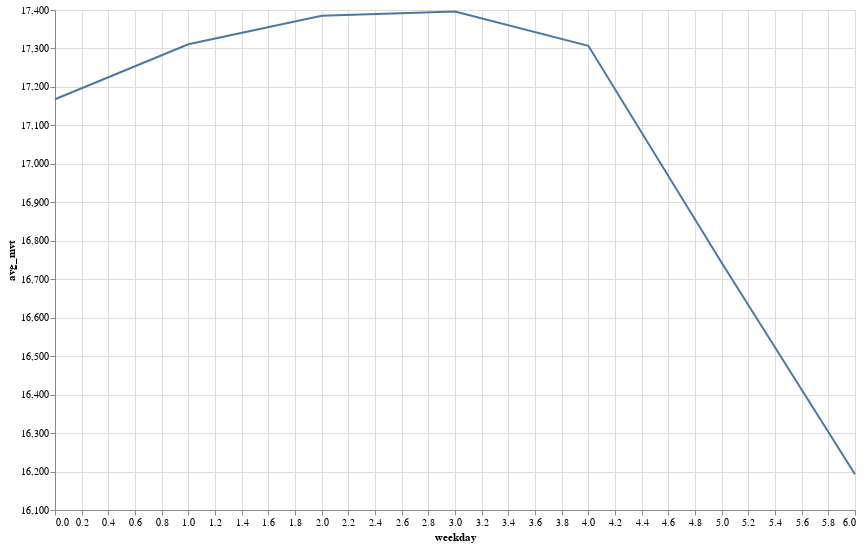

The notebook cell this image was saved under:
### Code cell
# 2. Visualize

alt.Chart(new_df).mark_line().encode(
    x="weekday:Q",
    y=alt.Y(field = 'avg_mvt', 
              type = 'quantitative',
              scale = alt.Scale(
                  zero = False
              ))
).properties(width = 800, height = 500)

### Figure 1 — Vega-Lite specification as saved in the notebook (floating-point values rounded to 4 significant figures)
{"config": {"view": {"continuousWidth": 400, "continuousHeight": 300}}, "data": {"name": "data-40edb18ef174026ae3591d01b20af480"}, "mark": "line", "encoding": {"x": {"type": "quantitative", "field": "weekday"}, "y": {"type": "quantitative", "field": "avg_mvt", "scale": {"zero": false}}}, "height": 500, "width": 800, "$schema": "https://vega.github.io/schema/vega-lite/v4.8.1.json", "datasets": {"data-40edb18ef174026ae3591d01b20af480": [{"weekday": 0, "avg_mvt": 17168}, {"weekday": 1, "avg_mvt": 17311}, {"weekday": 2, "avg_mvt": 17385}, {"weekday": 3, "avg_mvt": 17396}, {"weekday": 4, "avg_mvt": 17307}, {"weekday": 5, "avg_mvt": 16743}, {"weekday": 6, "avg_mvt": 16193}]}}
